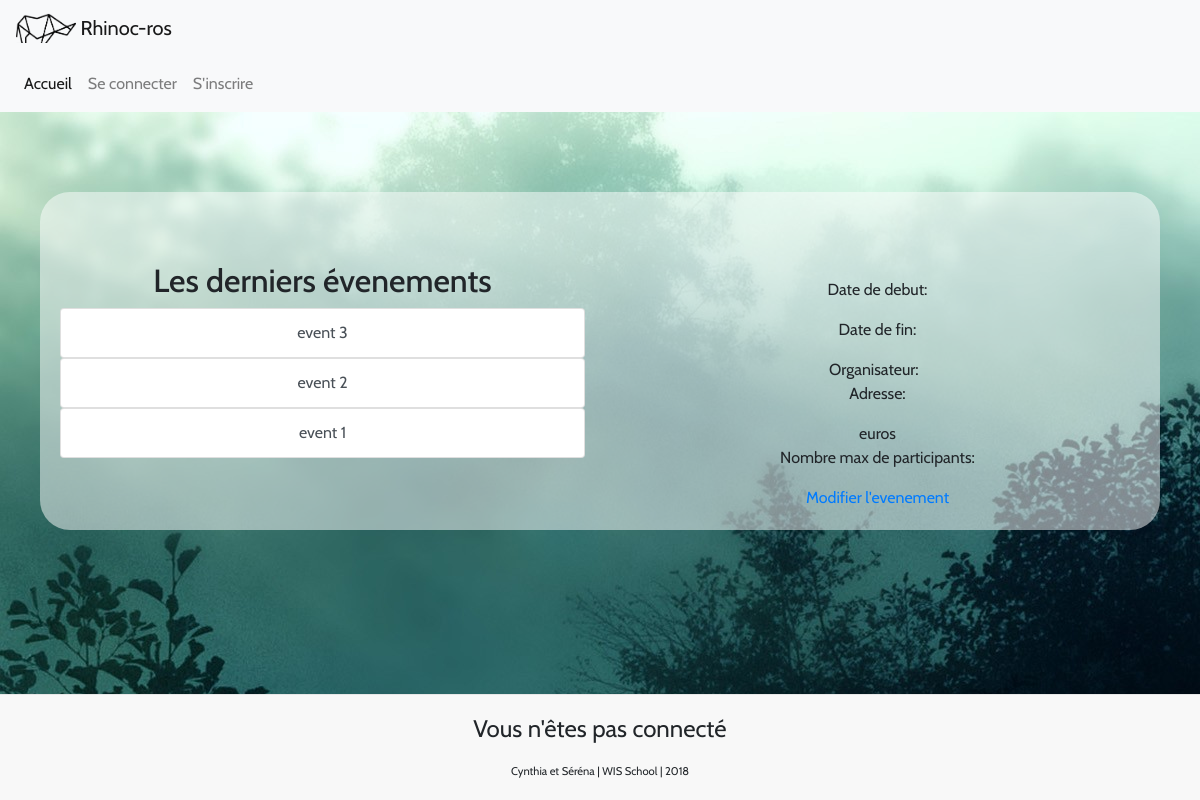
Before: /info.php with the older database file.
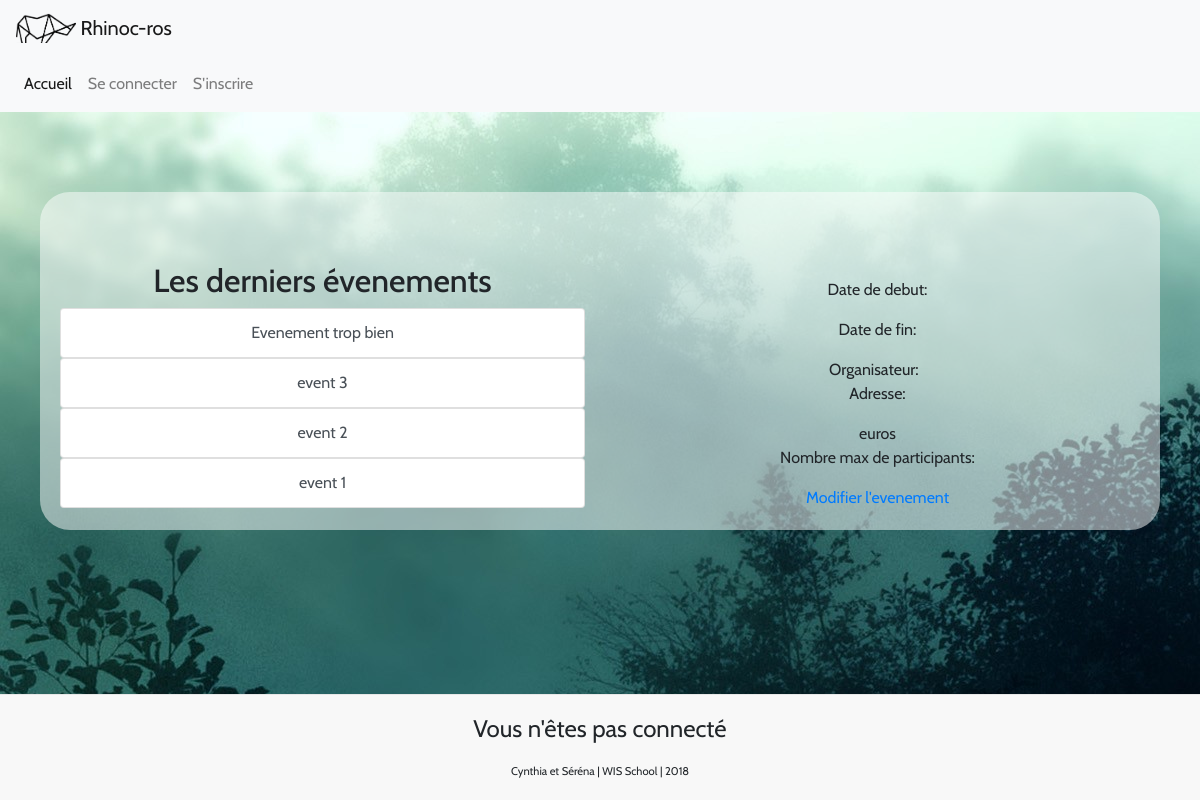
After: the same page with the newer database file.
### tables this page shows
CREATE TABLE IF NOT EXISTS `events` (
  `id` int(11) NOT NULL AUTO_INCREMENT,
  `title` varchar(100) NOT NULL,
  `description` text NOT NULL,
  `date_start` datetime NOT NULL,
  `date_end` datetime NOT NULL,
  `idcreator` int(11) NOT NULL,
  `adress` text NOT NULL,
  `url` varchar(200) DEFAULT NULL,
  `date_created` datetime NOT NULL,
  `price` int(11) NOT NULL,
  `participant_number` int(11) NOT NULL,
  PRIMARY KEY (`id`)
);

### php/get_events.php (called while the page is built)
<?php
  $sql="SELECT *
        FROM events
        ORDER BY date_created DESC";
  $stmt = $conn->prepare($sql);
  $stmt->execute();
  $events = $stmt->fetchAll();
?>

### php/get_eventinfo.php (called while the page is built)
<?php
  $id = $_GET['id'];
  $sql = "SELECT *
          FROM events
          WHERE id=:id";
  $stmt = $conn->prepare($sql);
  $stmt->bindValue(":id", $id);
  $stmt->execute();
  $eventinfo = $stmt->fetch();
  ?>

### info.php (the view, shortened to what this page needs)
<?php
  include ("php/db.php");
?>
<?php include("php/get_events.php");?>
<?php include("php/get_eventinfo.php");?>
<?php include("layouts/header.php");?>
<main class="fond_blur">
<div class="row">
  <div class="col-sm-12 col-md-6">
    <h2>Les derniers évenements</h2>
    <?php
    foreach ($events as $event) {
      ?>
      <div class="list-group">
          <a  class='list-group-item list-group-item-action' href="info.php?id=<?php echo $event['id'] ?>">
            <?php echo $event['title'] ?>
          </a>
      </div>
    <?php } ?>
  </div>
    <div class="col-sm-12 col-md-6">
    <p><?php echo ("Date de debut: ") . $eventinfo["date_start"]?></p>
    <p><?php echo ("Date de fin: ") . $eventinfo["date_end"]?></p>
    <?php echo ("Organisateur: ")?>
      <a href="profil.php?iduser=<?php echo $eventinfo['idcreator'] ?>">
      </a>
    <p><?php echo ("Adresse: ") . $eventinfo["adress"]?></p>
    <div><?php echo $eventinfo["price"]?> euros </div>
    <p> <?php echo  ("Nombre max de participants: ") . $eventinfo["participant_number"]?></p>
    <?php if($_SESSION['member']['id'] ==  $eventinfo['idcreator']){?>
    <a href="event_edit.php"> <div> Modifier l'evenement </div> </a>
  <?php } ?>
  </div>
</div>
</main>
<?php include("layouts/footer.php");?>

Changed rows visible on the page:
added events: title "Evenement trop bien"
